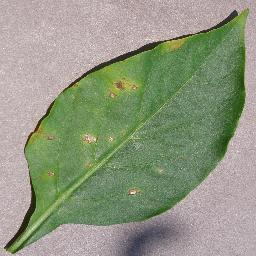
#> input picture AgriVision_AI/dataset/PlantVillage/Pepper__bell___Bacterial_spot/1fca0f2b-857b-4cef-9218-42b1bdd92d00___JR_B.Spot 8969.JPG, 256 x 256 px; its folder holds only this picture in this run
$ python 01_dataset_exploration.py
#> lines starting #> are read from the running program, lines starting #| are printed output that depends on the picture

from pathlib import Path
from collections import Counter, defaultdict

import cv2
import pandas as pd
import matplotlib.pyplot as plt


# =====================================
# 1. PROJECT PATHS
# =====================================

BASE_DIR = Path(__file__).resolve().parent.parent

DATASET_DIR = (
    BASE_DIR / "dataset" / "plantvillage"
    / "PlantVillage" / "PlantVillage"
)

RESULT_DIR = BASE_DIR / "results" / "dataset_exploration"

RESULT_DIR.mkdir(parents=True, exist_ok=True)

IMAGE_EXTENSIONS = {
    ".jpg", ".jpeg", ".png", ".bmp", ".webp"
}


# =====================================
# 2. CHECK DATASET
# =====================================

if not DATASET_DIR.exists():
    raise FileNotFoundError(
        f"Dataset not found: {DATASET_DIR}"
    )

image_paths = [
    p for p in DATASET_DIR.rglob("*")
    if p.is_file() and p.suffix.lower() in IMAGE_EXTENSIONS
]

if not image_paths:
    raise ValueError("No images found in dataset!")

print("\n========== DATASET INFORMATION ==========")

print("Dataset location:", DATASET_DIR)
print("Total images:", len(image_paths))


# =====================================
# 3. DETECT CLASSES
# =====================================

class_images = defaultdict(list)

for path in image_paths:
    class_images[path.parent.name].append(path)

print("\n========== DISEASE CLASSES ==========")

for name, images in sorted(class_images.items()):
    print(f"{name}: {len(images)} images")

print("\nTotal classes:", len(class_images))


# =====================================
# 4. CLASS DISTRIBUTION
# =====================================

distribution = pd.DataFrame([
    {
        "Class": name,
        "Image_Count": len(images)
    }
    for name, images in class_images.items()
])

distribution = distribution.sort_values(
    "Image_Count",
    ascending=False
)

distribution.to_csv(
    RESULT_DIR / "class_distribution.csv",
    index=False
)

print("\n", distribution.to_string(index=False))


# =====================================
# 5. IMAGE VALIDATION USING OPENCV
# =====================================

valid_images = []
corrupted_images = []
dimensions = Counter()

for i, path in enumerate(image_paths):

    image = cv2.imread(str(path))
#> image is the input picture: shape (256, 256, 3); mean B, G, R 127.9, 150.9, 143.3

    if image is None:
        corrupted_images.append(str(path))
        continue

    height, width = image.shape[:2]
#> height = 256; width = 256

    valid_images.append(path)
    dimensions[(width, height)] += 1

    if (i + 1) % 1000 == 0:
        print(f"Checked {i + 1}/{len(image_paths)} images")


print("\n========== IMAGE QUALITY ==========")

print("Valid images:", len(valid_images))
print("Corrupted images:", len(corrupted_images))

pd.DataFrame({
    "Corrupted_Image": corrupted_images
}).to_csv(
    RESULT_DIR / "corrupted_images.csv",
    index=False
)


# =====================================
# 6. IMAGE DIMENSIONS
# =====================================

dimension_data = [
    {
        "Width": width,
        "Height": height,
        "Count": count
    }
    for (width, height), count in dimensions.items()
]

pd.DataFrame(dimension_data).to_csv(
    RESULT_DIR / "image_dimensions.csv",
    index=False
)

print("\n========== COMMON DIMENSIONS ==========")

for dimension, count in dimensions.most_common(15):
    print(f"{dimension}: {count} images")


# =====================================
# 7. CLASS DISTRIBUTION GRAPH
# =====================================

plt.figure(figsize=(15, 7))

plt.bar(
    distribution["Class"],
    distribution["Image_Count"]
)

plt.title("PlantVillage Disease Class Distribution")
plt.xlabel("Disease Classes")
plt.ylabel("Number of Images")

plt.xticks(rotation=90)
plt.tight_layout()

plt.savefig(
    RESULT_DIR / "class_distribution.png",
    dpi=150
)
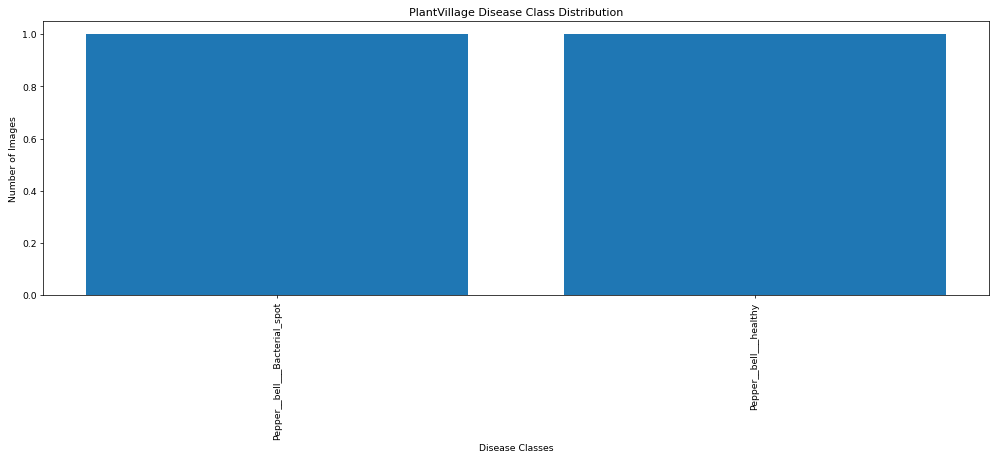
#> figure drawn by matplotlib, 1 panel

plt.show()


# =====================================
# 8. SAMPLE IMAGE VISUALIZATION
# =====================================

valid_set = set(valid_images)
samples = []

for name, paths in sorted(class_images.items()):

    valid_paths = [
        p for p in paths if p in valid_set
    ]

    samples.extend(valid_paths[:2])

    if len(samples) >= 16:
        break

rows = (len(samples) + 3) // 4

plt.figure(figsize=(16, rows * 4))

for i, path in enumerate(samples):

    image = cv2.imread(str(path))
    image = cv2.cvtColor(image, cv2.COLOR_BGR2RGB)

    plt.subplot(rows, 4, i + 1)
    plt.imshow(image)
    plt.title(path.parent.name, fontsize=8)
    plt.axis("off")

plt.tight_layout()

plt.savefig(
    RESULT_DIR / "sample_images.png",
    dpi=150
)
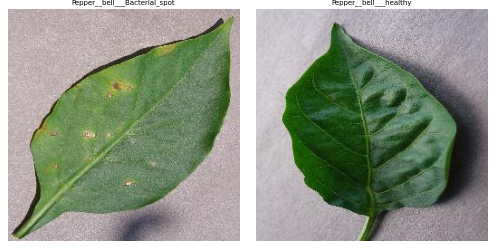
#> figure drawn by matplotlib, 2 panels

plt.show()


# =====================================
# 9. FINAL SUMMARY
# =====================================

print("\n========== FINAL DATASET SUMMARY ==========")

print("Total images:", len(image_paths))
print("Valid images:", len(valid_images))
print("Corrupted images:", len(corrupted_images))
print("Total classes:", len(class_images))

print("\nResults saved at:")
print(RESULT_DIR)

print("\nDATASET EXPLORATION COMPLETED!")
